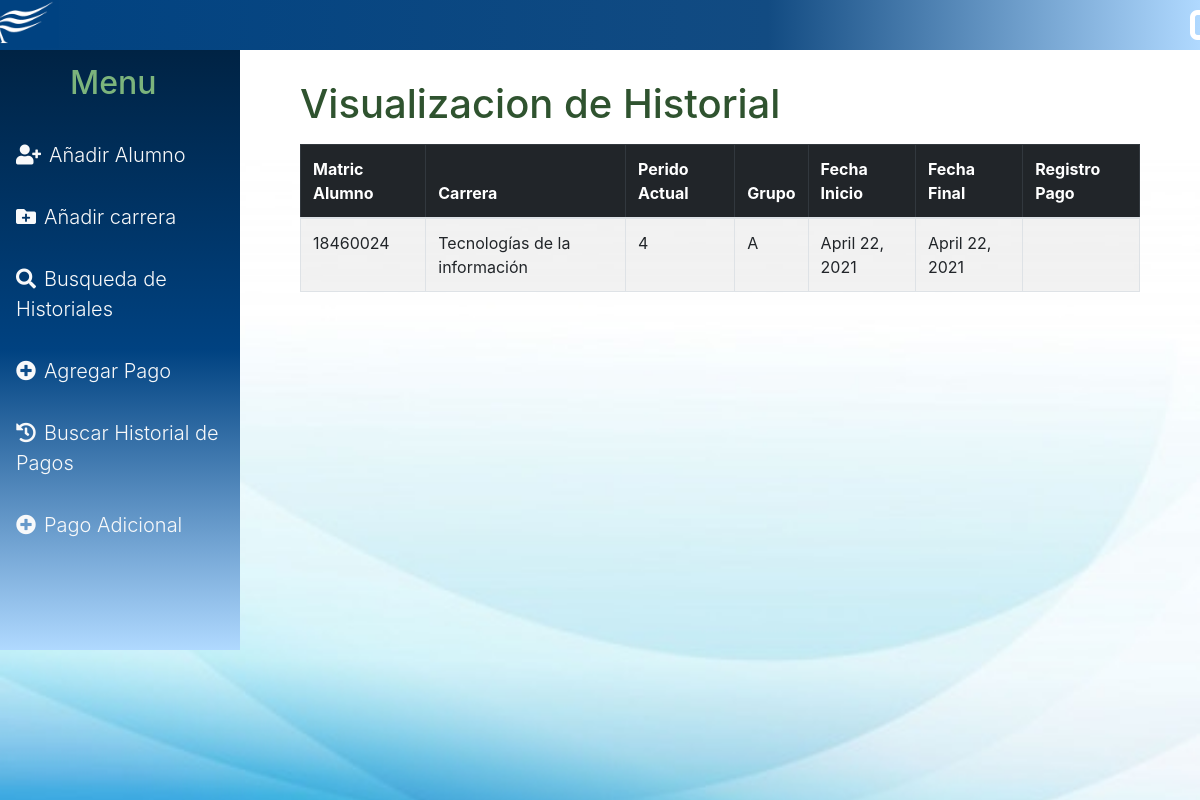
Screenshot of /viewHistorial/18460024/ with the database file from the repository.
### BaseDatos/models.py (models this page shows, shortened)
class Historial(models.Model):
    Alumno = models.ForeignKey(Alumno,  on_delete=models.CASCADE)
    Carrera = models.ForeignKey(Carrera, on_delete=models.CASCADE)
    PeriodoAct = models.IntegerField()
    Grupo = models.CharField(max_length=1)
    FechaInicio = models.DateField(auto_now=False, auto_now_add=False)
    FechaFinal = models.DateField(auto_now=False, auto_now_add=False)
    class Meta:
        verbose_name = "Regristo Academico"
        verbose_name_plural = "Historial"

class Alumno(models.Model):
    Matricula = models.CharField(max_length=10)
    Nombre = models.CharField(max_length=50)
    ApellidoPater = models.CharField( max_length=20)
    ApellidoMater = models.CharField(max_length=20)
    Correo = models.EmailField( max_length=254)
    Telefono = models.CharField(max_length=10)
    TipoPeriodo = models.CharField(max_length=15)
    class Meta:
        verbose_name = "Alumno"
        verbose_name_plural = "Alumnos"
    def __str__(self):
        return self.Matricula

class Carrera(models.Model):
    Nombre = models.CharField(max_length=50)
    Cuatrimestral = models.BooleanField()
    NumCuatrimestres = models.IntegerField()
    Semestral = models.BooleanField()
    NumSemestres = models.IntegerField()
    class Meta:
        verbose_name = "Carrera"
        verbose_name_plural = "Carreras"
    def __str__(self):
        return self.Nombre

### users/views.py (the view)
# urls.py: path('viewHistorial/<str:Matricula>/', views.viewHistorial, name = 'viewHistorial'),
def viewHistorial(request, Matricula):
    Matricula = Matricula #se saca la matricula del alumno
    Alumnos = Alumno.objects.filter(Matricula = Matricula) #se busca la id del alumno mediante la matricula
    for alumnado in Alumnos:#se sacan todos los alumnos
        historiales = Historial.objects.filter(Alumno = alumnado.pk)#se filta una busqueda para que solo se tengan ciertos datos
        return render(request, 'usuarios/viewHistorial.html',{'Historiales':historiales})

### users/templates/usuarios/viewHistorial.html (shortened to what this page needs)
{% extends 'base.html' %}
{% load static %}
{% block content %}
<body>
    <div style="padding: 30px 60px">
    <h1 style="color: rgb(47, 83, 47);">Visualizacion de Historial </h1>
        <table class="table table-bordered table-striped scrol display">
            <thead class="table-dark">
                <th> Matric Alumno </th>
                <th>    Carrera    </th>
                <th> Perido Actual </th>
                <th>     Grupo     </th>
                <th>  Fecha Inicio </th>
                <th>  Fecha Final  </th>
                <th> Registro Pago </th>
            </thead>
            {% for historial in Historiales  %}
            <tbody>
                <td> {{historial.Alumno}} </td>
                <td> {{historial.Carrera}} </td>
                <td> {{historial.PeriodoAct}} </td>
                <td> {{historial.Grupo}} </td>
                <td> {{historial.FechaInicio}} </td>
                <td> {{historial.FechaFinal}} </td>
                <td></td>
            </tbody>
            {% endfor %}
        </table>
    </div>
</body>
{% endblock %}

### core/static/css/base.css (style rules this page uses)
body { overflow: hidden; font-weight: 300; color: var(--primary); }

### rows the page displays
Historial: Alumno "18460024", Carrera "Tecnologías de la información", PeriodoAct "4", Grupo "A", FechaInicio "April 22, 2021", FechaFinal "April 22, 2021"
